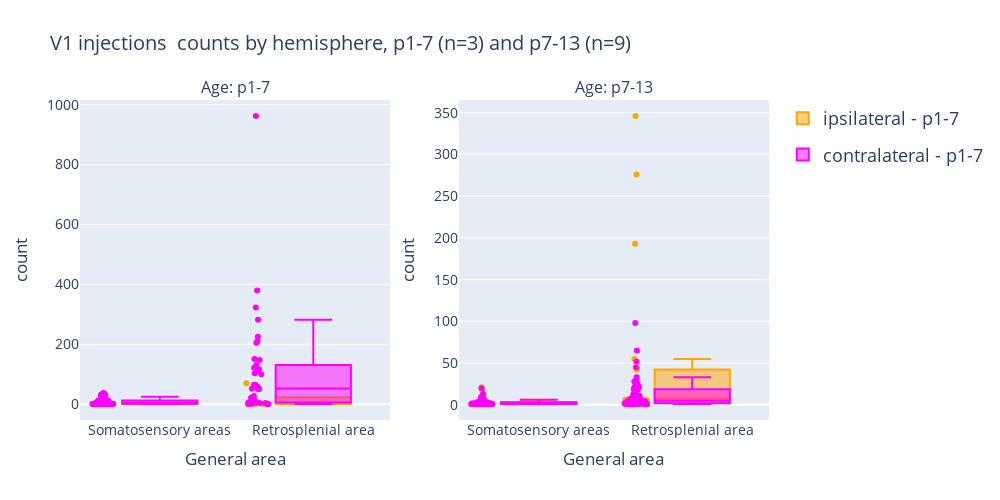

The notebook cell saved with this chart:
### Code cell
plot_counts_zoomed_subplots(
    df_filtered, "V1 injections  counts by hemisphere, p1-7 (n=3) and p7-13 (n=9) "
)

### Figure 1 — Plotly figure (JSON) as saved in the notebook; plotly's stock layout.template omitted (floating-point values rounded to 4 significant figures; data arrays with more than 128 entries replaced by an {"elided": "..."} marker saying what was removed)
{"data": [{"boxpoints": "all", "legendgroup": "ipsilateral", "marker": {"color": "orange"}, "name": "ipsilateral - p1-7", "showlegend": true, "type": "box", "x": ["Somatosensory areas", "Somatosensory areas", "Somatosensory areas", "Somatosensory areas", "Somatosensory areas", "Somatosensory areas", "Somatosensory areas", "Somatosensory areas", "Somatosensory areas", "Somatosensory areas", "Somatosensory areas", "Retrosplenial area", "Retrosplenial area", "Somatosensory areas", "Somatosensory areas", "Somatosensory areas", "Somatosensory areas", "Retrosplenial area", "Somatosensory areas", "Somatosensory areas", "Somatosensory areas", "Somatosensory areas", "Somatosensory areas", "Somatosensory areas", "Somatosensory areas", "Somatosensory areas", "Somatosensory areas", "Somatosensory areas", "Retrosplenial area", "Retrosplenial area"], "xaxis": "x", "y": [2, 2, 1, 2, 1, 1, 1, 1, 2, 1, 1, 1, 70, 2, 1, 2, 1, 3, 8, 1, 10, 1, 1, 4, 1, 1, 1, 1, 1, 8], "yaxis": "y"}, {"boxpoints": "all", "legendgroup": "contralateral", "marker": {"color": "magenta"}, "name": "contralateral - p1-7", "showlegend": true, "type": "box", "x": ["Somatosensory areas", "Somatosensory areas", "Somatosensory areas", "Retrosplenial area", "Retrosplenial area", "Retrosplenial area", "Retrosplenial area", "Retrosplenial area", "Retrosplenial area", "Retrosplenial area", "Retrosplenial area", "Retrosplenial area", "Retrosplenial area", "Retrosplenial area", "Somatosensory areas", "Somatosensory areas", "Somatosensory areas", "Somatosensory areas", "Somatosensory areas", "Somatosensory areas", "Somatosensory areas", "Somatosensory areas", "Somatosensory areas", "Somatosensory areas", "Somatosensory areas", "Somatosensory areas", "Somatosensory areas", "Somatosensory areas", "Somatosensory areas", "Somatosensory areas", "Somatosensory areas", "Somatosensory areas", "Somatosensory areas", "Somatosensory areas", "Somatosensory areas", "Somatosensory areas", "Somatosensory areas", "Somatosensory areas", "Somatosensory areas", "Somatosensory areas", "Somatosensory areas", "Somatosensory areas", "Somatosensory areas", "Somatosensory areas", "Somatosensory areas", "Somatosensory areas", "Retrosplenial area", "Retrosplenial area", "Somatosensory areas", "Retrosplenial area", "Retrosplenial area", "Somatosensory areas", "Somatosensory areas", "Retrosplenial area", "Somatosensory areas", "Retrosplenial area", "Retrosplenial area", "Retrosplenial area", "Retrosplenial area", "Retrosplenial area", "Somatosensory areas", "Somatosensory areas", "Retrosplenial area", "Retrosplenial area", "Retrosplenial area", "Retrosplenial area", "Somatosensory areas", "Somatosensory areas", "Somatosensory areas", "Somatosensory areas", "Somatosensory areas", "Somatosensory areas", "Somatosensory areas", "Somatosensory areas", "Somatosensory areas", "Somatosensory areas", "Somatosensory areas", "Somatosensory areas", "Somatosensory areas", "Somatosensory areas", "Somatosensory areas", "Retrosplenial area", "Retrosplenial area", "Somatosensory areas", "Retrosplenial area", "Somatosensory areas", "Retrosplenial area", "Retrosplenial area", "Retrosplenial area", "Somatosensory areas", "Retrosplenial area", "Retrosplenial area", "Somatosensory areas", "Somatosensory areas", "Retrosplenial area", "Somatosensory areas", "Somatosensory areas", "Somatosensory areas", "Somatosensory areas", "Retrosplenial area", "Retrosplenial area", "Somatosensory areas", "Retrosplenial area", "Retrosplenial area", "Somatosensory areas", "Somatosensory areas", "Somatosensory areas", "Somatosensory areas"], "xaxis": "x", "y": [2, 1, 1, 1, 2, 52, 13, 50, 2, 22, 4, 9, 1, 1, 1, 2, 4, 1, 16, 11, 6, 38, 5, 12, 3, 34, 33, 25, 35, 15, 14, 23, 10, 2, 5, 12, 13, 13, 17, 7, 12, 1, 7, 1, 22, 2, 17, 65, 9, 225, 148, 9, 6, 104, 6, 52, 205, 111, 131, 65, 3, 6, 100, 151, 4, 6, 3, 7, 2, 2, 1, 13, 30, 1, 1, 5, 1, 3, 2, 7, 1, 380, 210, 1, 122, 6, 962, 323, 117, 2, 59, 28, 2, 3, 282, 31, 20, 13, 2, 21, 53, 2, 6, 2, 1, 1, 2, 1], "yaxis": "y"}, {"boxpoints": "all", "legendgroup": "ipsilateral", "marker": {"color": "orange"}, "name": "ipsilateral - p7-13", "showlegend": false, "type": "box", "x": ["Somatosensory areas", "Somatosensory areas", "Somatosensory areas", "Somatosensory areas", "Somatosensory areas", "Somatosensory areas", "Somatosensory areas", "Somatosensory areas", "Somatosensory areas", "Somatosensory areas", "Somatosensory areas", "Somatosensory areas", "Somatosensory areas", "Retrosplenial area", "Somatosensory areas", "Somatosensory areas", "Somatosensory areas", "Retrosplenial area", "Retrosplenial area", "Retrosplenial area", "Somatosensory areas", "Somatosensory areas", "Somatosensory areas", "Somatosensory areas", "Somatosensory areas", "Somatosensory areas", "Somatosensory areas", "Somatosensory areas", "Somatosensory areas", "Somatosensory areas", "Somatosensory areas", "Somatosensory areas", "Retrosplenial area", "Retrosplenial area", "Somatosensory areas", "Somatosensory areas", "Somatosensory areas", "Retrosplenial area", "Retrosplenial area", "Somatosensory areas", "Somatosensory areas", "Retrosplenial area", "Retrosplenial area", "Somatosensory areas", "Retrosplenial area", "Retrosplenial area", "Somatosensory areas", "Somatosensory areas", "Somatosensory areas", "Somatosensory areas", "Somatosensory areas", "Somatosensory areas", "Somatosensory areas", "Somatosensory areas", "Somatosensory areas", "Somatosensory areas", "Retrosplenial area", "Somatosensory areas", "Retrosplenial area", "Retrosplenial area", "Retrosplenial area", "Retrosplenial area", "Retrosplenial area", "Somatosensory areas", "Somatosensory areas", "Somatosensory areas", "Retrosplenial area", "Retrosplenial area", "Retrosplenial area"], "xaxis": "x2", "y": [1, 2, 1, 1, 1, 1, 1, 1, 2, 1, 5, 4, 1, 18, 1, 1, 1, 6, 7, 11, 7, 1, 2, 1, 1, 10, 6, 3, 18, 1, 4, 2, 5, 1, 1, 1, 4, 43, 26, 1, 1, 346, 55, 1, 8, 2, 10, 1, 1, 3, 13, 2, 2, 2, 21, 1, 28, 1, 7, 42, 8, 6, 6, 1, 1, 2, 193, 276, 2], "yaxis": "y2"}, {"boxpoints": "all", "legendgroup": "contralateral", "marker": {"color": "magenta"}, "name": "contralateral - p7-13", "showlegend": false, "type": "box", "x": {"elided": "131 str values"}, "xaxis": "x2", "y": {"elided": "131 int values"}, "yaxis": "y2"}], "layout": {"annotations": [{"font": {"size": 16}, "showarrow": false, "text": "Age: p1-7", "x": 0.225, "xanchor": "center", "xref": "paper", "y": 1, "yanchor": "bottom", "yref": "paper"}, {"font": {"size": 16}, "showarrow": false, "text": "Age: p7-13", "x": 0.775, "xanchor": "center", "xref": "paper", "y": 1, "yanchor": "bottom", "yref": "paper"}], "font": {"size": 14}, "height": 500, "legend": {"font": {"size": 18}}, "title": {"text": "V1 injections  counts by hemisphere, p1-7 (n=3) and p7-13 (n=9) "}, "width": 1000, "xaxis": {"anchor": "y", "domain": [0, 0.45], "tickfont": {"size": 14}, "title": {"text": "General area"}}, "xaxis2": {"anchor": "y2", "domain": [0.55, 1], "tickfont": {"size": 14}, "title": {"text": "General area"}}, "yaxis": {"anchor": "x", "domain": [0, 1], "tickfont": {"size": 14}, "title": {"text": "count"}}, "yaxis2": {"anchor": "x2", "domain": [0, 1], "tickfont": {"size": 14}, "title": {"text": "count"}}}}
